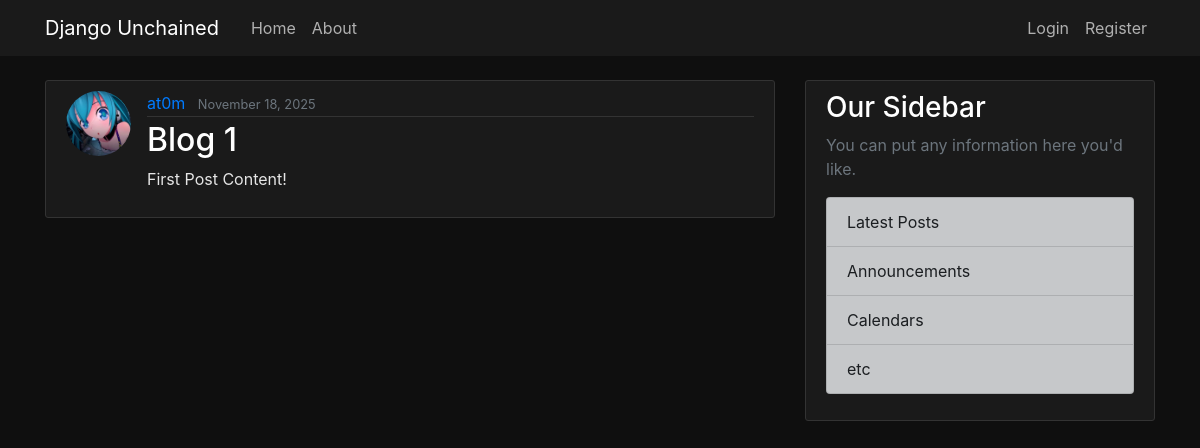
The app's page /post/1/ with its own data.
### blog/models.py (models this page shows, shortened)
class Post(models.Model):
    title = models.CharField(max_length=100)
    content = models.TextField()
    date_posted = models.DateTimeField(default=timezone.now)
    author =  models.ForeignKey(User, on_delete=models.CASCADE) # ForeignKey creates a many to one relationship, many posts can have one user and CASCADE means if user is deleted all their posts will be automatically deleted.

### users/models.py (models this page shows, shortened)
class Profile(models.Model):
    user = models.OneToOneField(User, on_delete=models.CASCADE)
    image = models.ImageField(default='default.jpg', upload_to='profile_pics')

### blog/views.py (the view)
# urls.py: path('post/<int:pk>/', PostDetailView.as_view(), name='post-detail'),
class PostDetailView(DetailView):
    model = Post

### blog/templates/blog/post_detail.html (shortened to what this page needs)
{% extends "blog/base.html" %}
{% block content %}
    <article class="media content-section">
        <img class="rounded-circle article-img" src="{{ object.author.profile.image.url }}">
        <div class="media-body">
            <div class="article-metadata">
                <a class="mr-2" href="{% url 'user-posts' object.author.username %}">{{ object.author }}</a>
                <small class="text-muted">{{ object.date_posted|date:"F d, Y" }}</small>
            </div>
            <h2 class="article-title"> {{ object.title }}</h2>
            <p class="article-content">{{ object.content }}</p>
        </div>
    </article>
{% endblock content %}

### blog/static/blog/main.css (style rules this page uses)
body { background: #0f0f0f; color: #e5e5e5; margin-top: 5rem; }
h1, h2, h3, h4, h5, h6 { color: #ffffff; }
.content-section { background: #1a1a1a; padding: 10px 20px; border: 1px solid #333333; border-radius: 3px; margin-bottom: 20px; }
.article-title { color: #ffffff; }
.article-content { white-space: pre-line; }
.article-img { height: 65px; width: 65px; margin-right: 16px; }
.article-metadata { padding-bottom: 1px; margin-bottom: 4px; border-bottom: 1px solid #333333; }

### records on screen
Post: author.profile.image (picture), author "at0m", date_posted "November 18, 2025", title "Blog 1", content "First Post Content!"
